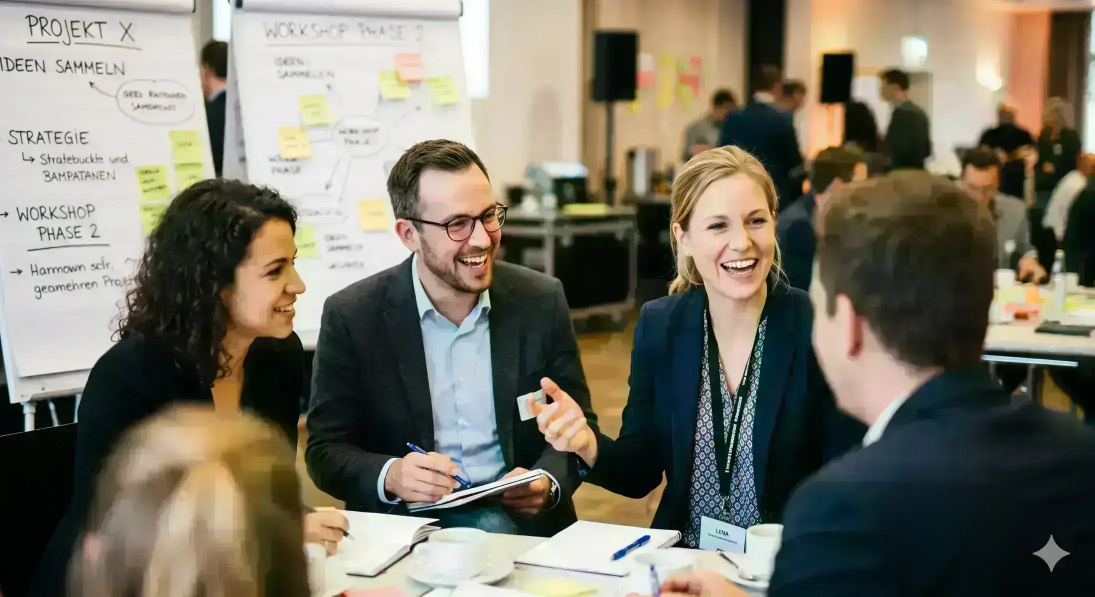
#> input picture assets/photos/working-1.webp, 2190 x 1194 px (shown at 1/2 size)
$ python -i build_linkedin_banners.py   (imports and definitions only)
#> lines starting #> are read from the running program, lines starting #| are printed output that depends on the picture
#> in build_banner, photo is the input picture: PIL image 2190x1194 RGB; mean R, G, B 120.5, 116.2, 101.9
#!/usr/bin/env python3
"""
Build a set of LinkedIn-banner variations (1584×396 + @2x 3168×792).

Each variation uses a DIFFERENT source photo from assets/photos/ and
keeps a consistent layout:
  • MLG logo (white) — top-left
  • "EMPOWERING LEADERSHIP" — big white headline
  • "Developing leaders who shape organizations" — small tagline below
  • Source photo as background, with a dark gradient on the LEFT third
    so the text stays legible regardless of what's behind it.

Output files (per source photo `<slug>.webp`):
  assets/linkedin/mlg-linkedin-<slug>.png         (1584×396)
  assets/linkedin/mlg-linkedin-<slug>@2x.png      (3168×792)

Run:
  DYLD_LIBRARY_PATH=/opt/homebrew/lib python3 scripts/build_linkedin_banners.py
"""
import io, pathlib, sys
from PIL import Image, ImageDraw, ImageFont
import cairosvg

ROOT          = pathlib.Path(__file__).resolve().parent.parent
PHOTO_DIR     = ROOT / "assets/photos"
LOGO_WHITE    = ROOT / "assets/logo-white-bold.svg"
LOGO_WHITERED = ROOT / "assets/logo-white-red.svg"      # MUNICH+GROUP white, LEADERSHIP + mark in MLG red
OUT_DIR       = ROOT / "assets/linkedin"

# Variations to render (source photo slug, output slug, optional layout, optional logo)
# When `layout` is omitted, the variation uses the default RIGHT-side layout.
# When `logo` is omitted, the standard white logo is used.
VARIATIONS = [
    # src                slug         layout        logo
    ("working-1.webp",  "working1",  None,         None),
    ("working-2.webp",  "working2",  None,         None),
    ("working-3.webp",  "working3",  None,         None),
    ("working-4.webp",  "working4",  None,         None),
    ("group-1.webp",    "group1",    "left-big",   None),
    ("group-2.webp",    "group2",    None,         None),
    ("group-3.webp",    "group3",    None,         None),
    ("red-10.webp",     "red10",     None,         None),
    # Group1 variation — same photo and layout as group1, but uses
    # the white-red logo (MUNICH + GROUP in white, LEADERSHIP + mark
    # in MLG red).
    ("group-1.webp",    "group1-redlogo",  "left-big",  LOGO_WHITERED),
]

# Output dimensions
W, H = 1584, 396
SCALE2X = 2

# Layout (1× coordinates — scaled up for 2× automatically)
# Content sits on the RIGHT half — photo fills the LEFT half. The dark
# gradient now fades from transparent (left) → dark (right) so the text
# is legible on the right side of the banner.
MARGIN_R    = 70                       # right padding for text/logo
MARGIN_T    = 30                       # top padding
LOGO_W      = 130                      # logo width
HEADLINE_PT = 64                       # "EMPOWERING LEADERSHIP" font size
TAGLINE_PT  = 18                       # "Developing leaders…" font size
HEADLINE_Y  = 130                      # y of headline (px from top)
TAGLINE_Y   = HEADLINE_Y + HEADLINE_PT*2 + 24
GRADIENT_W  = 900                      # width of dark gradient overlay (from RIGHT edge)

HEADLINE   = "EMPOWERING\nLEADERSHIP"
TAGLINE    = "Developing leaders who shape organizations"
WHITE      = (255, 255, 255, 255)
TAGLINE_FG = (255, 255, 255, 220)

def find_font(prefs):
    for p in prefs:
        if pathlib.Path(p).exists(): return p
    return None

# Helvetica.ttc is a font collection (TTC) on macOS: index 0 = Regular,
# index 1 = Bold, index 2 = Oblique, index 3 = Bold Oblique. PIL can
# load a specific face by passing `index=` to ImageFont.truetype.
HELVETICA_TTC = "/System/Library/Fonts/Helvetica.ttc"
FONT_BOLD_PATH = HELVETICA_TTC
FONT_BOLD_INDEX = 1
FONT_REG_PATH  = HELVETICA_TTC
FONT_REG_INDEX = 0
if not pathlib.Path(HELVETICA_TTC).exists():
    # fallback to Arial Bold + Regular
    FONT_BOLD_PATH = "/System/Library/Fonts/Supplemental/Arial Bold.ttf"
    FONT_BOLD_INDEX = 0
    FONT_REG_PATH  = "/System/Library/Fonts/Supplemental/Arial.ttf"
    FONT_REG_INDEX = 0
# [2 lines not run here, left out]

def load_font(path, size, index=0):
    return ImageFont.truetype(path, size, index=index)

def render_svg(svg_path, width_px):
    png = cairosvg.svg2png(url=str(svg_path), output_width=width_px)
    return Image.open(io.BytesIO(png)).convert("RGBA")

def cover_crop(img, target_w, target_h):
    """Scale + centre-crop `img` to exactly target dimensions (object-fit: cover)."""
#> called with target_w = 1584, target_h = 396
    src_w, src_h = img.size
#> src_w = 2190; src_h = 1194
    scale = max(target_w / src_w, target_h / src_h)
#> scale = 0.723
    nw, nh = int(src_w * scale), int(src_h * scale)
#> nw = 1584; nh = 863
    img = img.resize((nw, nh), Image.LANCZOS)
    left = (nw - target_w) // 2
#> left = 0
    top  = (nh - target_h) // 2
#> top = 233
    return img.crop((left, top, left + target_w, top + target_h))
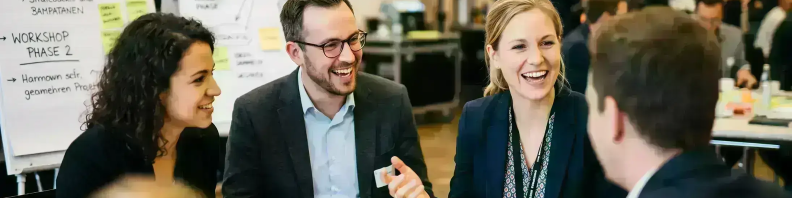
#> returned value: PIL image 1584x396 RGB (shown at 1/2 size); mean R, G, B 104.6, 101.3, 87.3

def build_banner(photo_path: pathlib.Path, scale: int = 1, layout: str | None = None,
                 logo_path: pathlib.Path | None = None) -> Image.Image:
    """Render one banner at the given scale (1× = 1584×396, 2× = 3168×792).

    layout=None        — default: content on the RIGHT, gradient on the right
    layout="left-big"  — content on the LEFT, bigger logo, gradients on BOTH
                         sides, tagline width matches the slogan width
    logo_path=None     — defaults to LOGO_WHITE (all-white MLG logo).
                         Pass LOGO_WHITERED for the red-LEADERSHIP variant.
    """
    LOGO = logo_path if logo_path is not None else LOGO_WHITE
    w, h = W * scale, H * scale
    base = Image.new("RGB", (w, h), (12, 14, 16))

    # 1. Background photo — cover-crop to banner size
    photo = Image.open(photo_path).convert("RGB")
    photo = cover_crop(photo, w, h)
    base.paste(photo, (0, 0))

    draw = ImageDraw.Draw(base)
    headline_font = load_font(FONT_BOLD_PATH, HEADLINE_PT * scale, FONT_BOLD_INDEX)

    if layout == "left-big":
        # ── Hybrid layout: BIG LOGO top-left corner, text right.
        # ── SMOOTH mirrored gradient — uses a sigmoid-like smoothstep
        #    (t³(6t² - 15t + 10)) so the start AND end of the fade are
        #    both gentle, no visible "seam" where the gradient meets
        #    the transparent middle. Each side now spans the FULL width
        #    instead of a fixed grad_w, eliminating the hard inner edge.
        def smoothstep(t):
            # Quintic Hermite (Perlin's smootherstep) — no derivative
            # discontinuity at t=0 or t=1 → invisible gradient endpoints.
            return t * t * t * (t * (t * 6 - 15) + 10)

        grad = Image.new("RGBA", (w, h), (0, 0, 0, 0))
        gd = ImageDraw.Draw(grad)
        peak_alpha = 195

        # Right side gradient: spans the full width of the banner so
        # it has nowhere to terminate visibly. From the centre (alpha 0)
        # to the right edge (alpha peak), smoothstep eased.
        for x in range(w // 2, w):
            t = (x - w / 2) / (w / 2)
            alpha = int(peak_alpha * smoothstep(t))
            gd.line([(x, 0), (x, h)], fill=(0, 0, 0, alpha))
        # Left side gradient: mirror — full half-width.
        for x in range(0, w // 2):
            t = 1 - x / (w / 2)
            alpha = int(peak_alpha * smoothstep(t))
            gd.line([(x, 0), (x, h)], fill=(0, 0, 0, alpha))
        base.paste(grad, (0, 0), grad)

        # Big MLG logo — UPPER-LEFT corner (top margin, not centred)
        big_logo_w = 220                                      # 1× px
        logo = render_svg(LOGO, big_logo_w * scale)
        lw, lh = logo.size
        margin_l = 70 * scale
        base.paste(logo, (margin_l, MARGIN_T * scale), logo)

        # Headline RIGHT-aligned, and each line stretched horizontally
        # to the SAME width as the widest line (LEADERSHIP). This makes
        # the slogan + tagline form a single visually justified block:
        # every line shares BOTH the same left x and the same right x.
        head_lines = HEADLINE.split("\n")
        head_ascent, head_descent = headline_font.getmetrics()
        line_h = head_ascent + head_descent
        line_gap = int(8 * scale)
        # Render each line, find true bbox, then stretch to head_block_w.
        line_imgs = []
        line_natural_widths = []
        for ln in head_lines:
            tmp = Image.new("RGBA", (line_h * len(ln) + 200, line_h + 4), (0, 0, 0, 0))
            ImageDraw.Draw(tmp).text((0, 0), ln, font=headline_font, fill=WHITE)
            bb = tmp.getbbox()
            if bb:
                tmp = tmp.crop((bb[0], 0, bb[2], line_h + 4))
            line_natural_widths.append(tmp.width)
            line_imgs.append(tmp)
        head_block_w = max(line_natural_widths)
        # Now horizontally stretch any narrower line up to head_block_w
        line_imgs = [
            li.resize((head_block_w, li.height), Image.LANCZOS) if li.width != head_block_w else li
            for li in line_imgs
        ]
        head_x = w - MARGIN_R * scale - head_block_w
        cur_y = HEADLINE_Y * scale
        for li in line_imgs:
            base.paste(li, (head_x, cur_y), li)
            cur_y += line_h + line_gap
        # Track the bottom of the headline block for the tagline placement
        head_block_bottom = cur_y - line_gap

        # Tagline — pick the font size whose rendered width is CLOSEST
        # to the slogan's widest line (may slightly under- or over-shoot
        # by up to ~1 px, then we letter-stretch to land it exactly).
        # Previous version only allowed under-shoot, which left a 4-8 px
        # gap on the right.
        lo, hi = 8.0, 200.0
        best_pt, best_err = lo, 1e9
        for _ in range(30):
            mid = (lo + hi) / 2
            f = load_font(FONT_REG_PATH, max(1, int(round(mid * scale))), FONT_REG_INDEX)
            tw = draw.textbbox((0, 0), TAGLINE, font=f)[2]
            err = abs(tw - head_block_w)
            if err < best_err:
                best_err, best_pt = err, mid
            if tw < head_block_w:
                lo = mid
            else:
                hi = mid
        tagline_font = load_font(FONT_REG_PATH, max(1, int(round(best_pt * scale))), FONT_REG_INDEX)

        # Render the tagline to its own RGBA buffer at the natural size,
        # then horizontally stretch it to EXACTLY head_block_w. This
        # guarantees pixel-perfect right-edge alignment with the slogan.
        # Render into a buffer the EXACT width of the text (no padding),
        # then crop to the true bounding box before stretching — any
        # leading/trailing transparent pixels would scale-stretch and
        # leave the visible text slightly narrower than the buffer.
        asc, dsc = tagline_font.getmetrics()
        tag_h = asc + dsc + 4
        # Render onto a generous buffer first…
        tmp = Image.new("RGBA", (head_block_w + 200, tag_h), (0, 0, 0, 0))
        ImageDraw.Draw(tmp).text((0, 0), TAGLINE, font=tagline_font, fill=TAGLINE_FG)
        # …then crop to the actual non-transparent bbox so resize maps
        # the TEXT (not the buffer) to exactly head_block_w.
        bbox = tmp.getbbox()
        if bbox:
            tmp = tmp.crop((bbox[0], 0, bbox[2], tag_h))
        if tmp.width != head_block_w:
            tag_img = tmp.resize((head_block_w, tag_h), Image.LANCZOS)
        else:
            tag_img = tmp

        # Tagline sits 8 px under the actual bottom of the rendered
        # headline block (uses head_block_bottom computed above —
        # accurate regardless of font ascent/descent details).
        tag_y = head_block_bottom + int(8 * scale)
        tag_x = w - MARGIN_R * scale - head_block_w
        base.paste(tag_img, (tag_x, tag_y), tag_img)
        return base

    # ── Default RIGHT-side layout ────────────────────────────────
    grad = Image.new("RGBA", (w, h), (0, 0, 0, 0))
#> grad: PIL image 1584x396 RGBA; every value is 0
    gd = ImageDraw.Draw(grad)
    grad_w = GRADIENT_W * scale
    for i in range(grad_w):
        alpha = int(190 * (i / grad_w) ** 1.2)
        x = w - grad_w + i
        gd.line([(x, 0), (x, h)], fill=(0, 0, 0, alpha))
    base.paste(grad, (0, 0), grad)
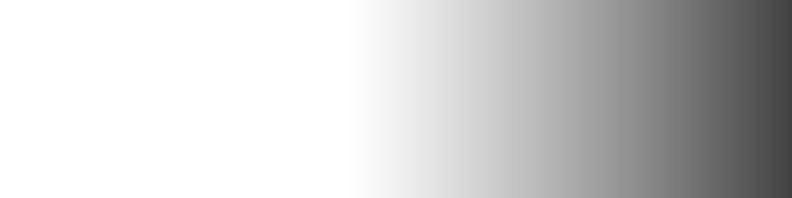
#> grad: PIL image 1584x396 RGBA (shown at 1/2 size); mean R, G, B, A 0, 0, 0, 48.7; transparent parts drawn white
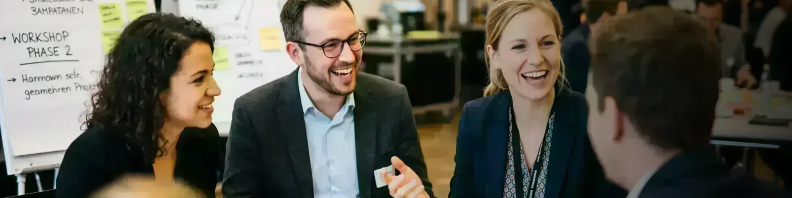
#> base: PIL image 1584x396 RGB (shown at 1/2 size); mean R, G, B 88.2, 85.6, 74.9

    logo = render_svg(LOGO, LOGO_W * scale)
    lw, lh = logo.size
    logo_x = w - MARGIN_R * scale - lw
    base.paste(logo, (logo_x, MARGIN_T * scale), logo)

    tagline_font = load_font(FONT_REG_PATH, TAGLINE_PT * scale, FONT_REG_INDEX)
    head_lines = HEADLINE.split("\n")
    head_widths = [draw.textbbox((0, 0), ln, font=headline_font)[2] for ln in head_lines]
    head_block_w = max(head_widths)
    head_x = w - MARGIN_R * scale - head_block_w
    draw.multiline_text(
        (head_x, HEADLINE_Y * scale),
        HEADLINE, font=headline_font, fill=WHITE,
        spacing=int(8 * scale),
    )
    tag_w = draw.textbbox((0, 0), TAGLINE, font=tagline_font)[2]
    draw.text(
        (w - MARGIN_R * scale - tag_w, TAGLINE_Y * scale),
        TAGLINE, font=tagline_font, fill=TAGLINE_FG,
    )
    return base

def main():
    OUT_DIR.mkdir(parents=True, exist_ok=True)
    for src, slug, layout, logo in VARIATIONS:
        photo = PHOTO_DIR / src
        if not photo.exists():
            print(f"  skip {src} (missing)")
            continue
        # Render ONCE at 2× — font hinting makes textbbox non-linear
        # across sizes, so a fresh 1× render would have subtly different
        # proportions (e.g. "EMPOWERING" stretching by a different ratio
        # than at 2×). Downsampling the 2× output with LANCZOS gives a
        # pixel-perfect, proportionally identical 1× version.
        b2 = build_banner(photo, scale=SCALE2X, layout=layout, logo_path=logo)
        out2 = OUT_DIR / f"mlg-linkedin-{slug}@2x.png"
        b2.save(out2, "PNG", optimize=True)
        b1 = b2.resize((W, H), Image.LANCZOS)
        out1 = OUT_DIR / f"mlg-linkedin-{slug}.png"
        b1.save(out1, "PNG", optimize=True)
        tag = []
        if layout: tag.append(layout)
        if logo: tag.append(f"logo={logo.name}")
        suffix = f"  [{', '.join(tag)}]" if tag else ""
        print(f"✓ {slug:10s} ← {src}{suffix}")

# [2 lines not run here, left out]

#> (the run stopped early here; a loop or call above may not have finished)

$ run again, on assets/photos/coaching-1.webp
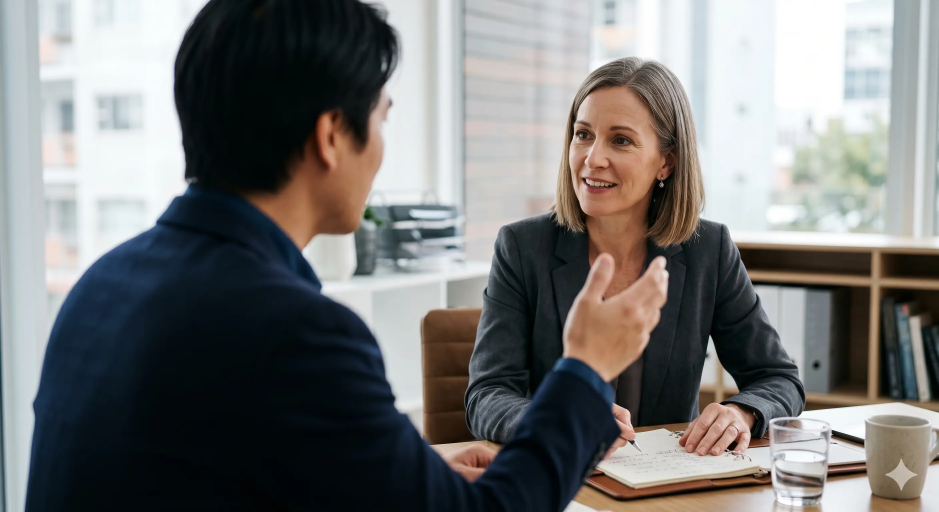
#> input picture assets/photos/coaching-1.webp, 2816 x 1536 px (shown at 1/3 size)
#> in build_banner, photo is the input picture: PIL image 2816x1536 RGB; mean R, G, B 118.8, 118.9, 117.8
#> in cover_crop, `return img.crop((left, top, left + target_w, top + target_h))`:
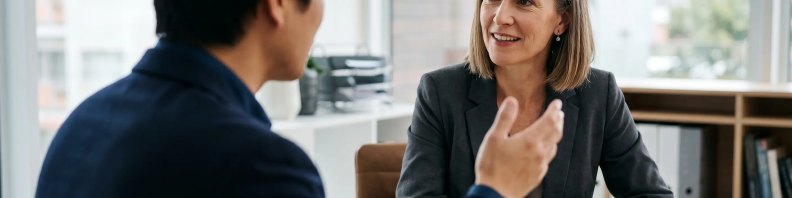
#> returned value: PIL image 1584x396 RGB (shown at 1/2 size); mean R, G, B 118.3, 116.7, 114.4
#> in build_banner, `base.paste(grad, (0, 0), grad)`:
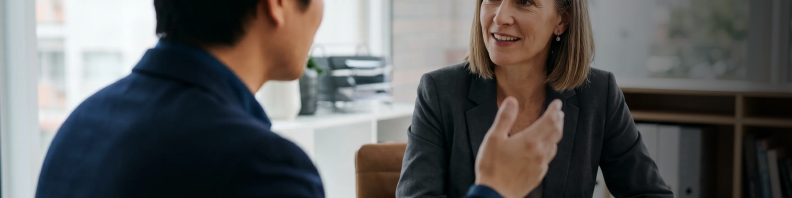
#> base: PIL image 1584x396 RGB (shown at 1/2 size); mean R, G, B 93.7, 93, 92.1

$ run again, on assets/photos/coaching-2.webp
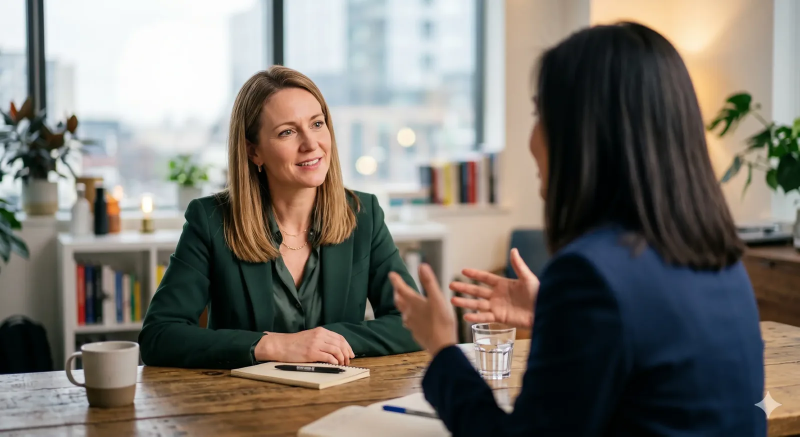
#> input picture assets/photos/coaching-2.webp, 1600 x 873 px (shown at 1/2 size)
#> in build_banner, photo is the input picture: PIL image 1600x873 RGB; mean R, G, B 120.5, 116.2, 109.4
#> in cover_crop, `return img.crop((left, top, left + target_w, top + target_h))`:
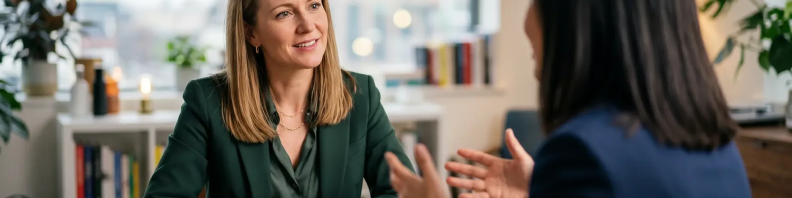
#> returned value: PIL image 1584x396 RGB (shown at 1/2 size); mean R, G, B 107.4, 102.5, 94.8
#> in build_banner, `base.paste(grad, (0, 0), grad)`:
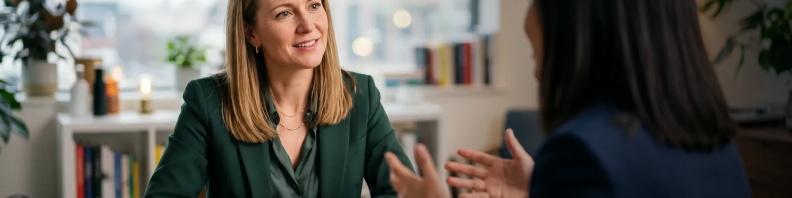
#> base: PIL image 1584x396 RGB (shown at 1/2 size); mean R, G, B 92, 87.7, 80.8
